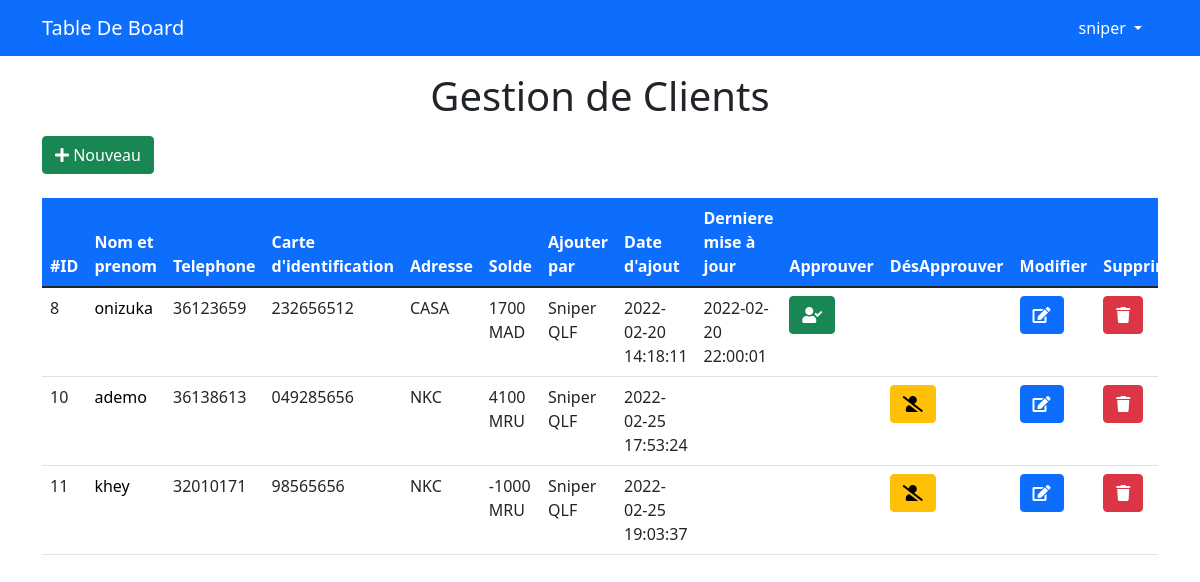
Page /admin/customers.php (signed in) on the earlier database version.
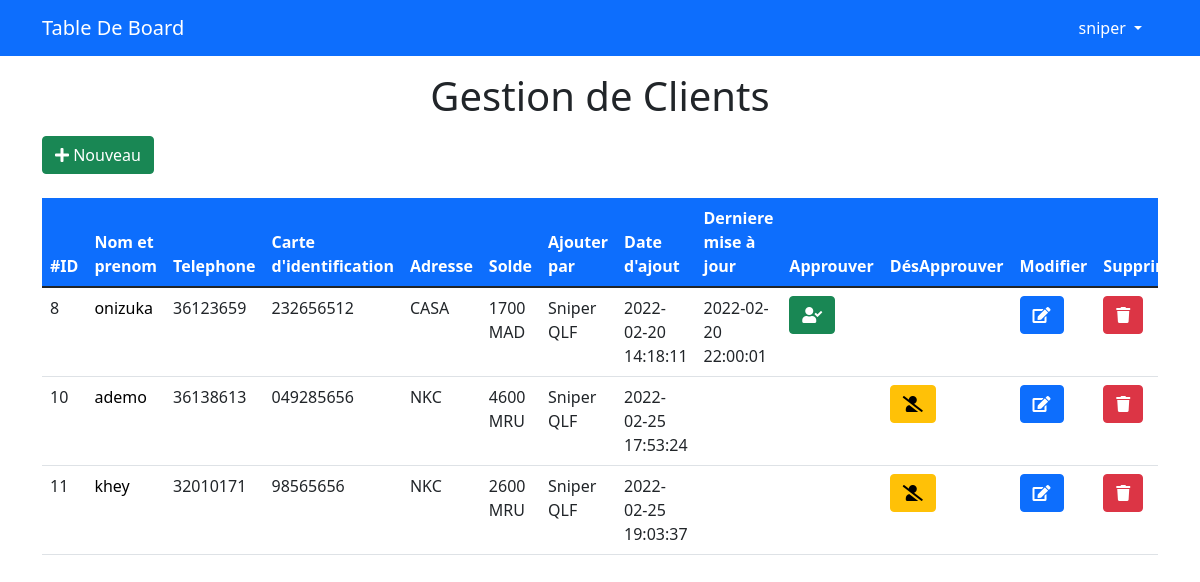
Same page on the later database version.
### tables this page shows
CREATE TABLE `zzcustomers` (
  `ccID` int(11) NOT NULL,
  `ccFullName` varchar(255) NOT NULL,
  `ccCellphone` varchar(255) NOT NULL,
  `ccCarteID` varchar(255) NOT NULL,
  `ccAddress` int(11) NOT NULL,
  `ccSolde` double(10,3) NOT NULL,
  `ccAddBy` int(11) NOT NULL,
  `ccApprove` int(11) NOT NULL DEFAULT 0,
  `ccAddAt` datetime NOT NULL,
  `ccUpdateAt` varchar(255) NOT NULL
);

CREATE TABLE `branchs` (
  `bbid` int(11) NOT NULL,
  `bbBrancheName` varchar(255) NOT NULL,
  `bbCaissier` int(11) NOT NULL,
  `bbLocation` varchar(255) NOT NULL,
  `bbBalance` double NOT NULL,
  `bbCurrencyType` int(11) NOT NULL,
  `bbDate` datetime NOT NULL
);

CREATE TABLE `rates` (
  `idRR` int(11) NOT NULL,
  `nameRR` varchar(255) NOT NULL,
  `currencyRR` varchar(255) NOT NULL,
  `cost_price` double NOT NULL,
  `retail_price` double NOT NULL,
  `add_at` datetime NOT NULL,
  `update_at` datetime NOT NULL
);

CREATE TABLE `zzusers` (
  `uuid` int(11) NOT NULL,
  `uuUsername` varchar(255) NOT NULL,
  `uuPassword` varchar(255) NOT NULL,
  `uuFullName` varchar(255) NOT NULL,
  `uuCellphone` bigint(20) NOT NULL,
  `uuStatus` int(11) NOT NULL DEFAULT 0
);

### admin/MVC/models/database.class.php (called while the page is built)
<?php
class Database {
    private $host   = "localhost";
    private $dbname = "exchangemgt";
    private $user   = "root";
    private $pass   = "";
    protected function connect() {
        try {
            $conn = new PDO("mysql:host={$this->host};dbname={$this->dbname}",$this->user,$this->pass);
            return $conn;
        }catch (PDOException $e) {
            echo $e->getMessage();
        }
    }
}
?>

### admin/MVC/models/Customers.class.php (called while the page is built, shortened)
<?php
class Customers extends Database {
    public function getCustomers() {
        $stmt = $this->connect()->query("SELECT * FROM zzcustomers c JOIN zzusers u ON c.ccAddBy = u.uuid");
        $stmt->execute();
        return $stmt->fetchAll();
    }
    public function getLoc($loc) {
        $stmt = $this->connect()->prepare("SELECT * FROM branchs WHERE bbid = ?");
        $stmt->execute([$loc]);
        return $stmt->fetch();
    }
    public function getCurrencyFromRates($id) {
        $stmt = $this->connect()->prepare("SELECT * FROM rates WHERE idRR =  ?");
        $stmt->execute([$id]);
        return $stmt->fetch();
    }
}
?>

### admin/includes/functions/functions.php (called while the page is built, shortened)
<?php
    function removeComma($num) {
        return ($num - (int)$num) == 0 ? (int)$num : $num;
    }

### admin/customers.php (the view, shortened to what this page needs)
<?php
    if(isset($_SESSION['username'])):
        include "init.php";
        $Customers = new Customers();
        echo "<div class='container container-500 customers'>";
        $do = isset($_GET['do']) ? htmlspecialchars($_GET['do']) : "Clients";
        if($do == "Clients"){
            echo "<h1 class='text-center mt-3 mb-3'>Gestion de Clients</h1>";
    ?>
    <button type="button" class="btn btn-success mb-2" data-bs-toggle="modal" data-bs-target="#addModal">
        <i class="fas fa-plus"></i> Nouveau
    </button>
    <div class="table-responsive">
        <table class="table">
            <thead class="thead-primary">
                <tr>
                    <th scope="col">#ID</th>
                    <th scope="col">Nom et prenom</th>
                    <th scope="col">Telephone</th>
                    <th scope="col">Carte d'identification</th>
                    <th scope="col">Adresse</th>
                    <th scope="col">Solde</th>
                    <th scope="col">Ajouter par</th>
                    <th scope="col">Date d'ajout</th>
                    <th scope="col">Derniere mise à jour</th>
                    <th scope="col">Approuver</th>
                    <th scope="col">DésApprouver</th>
                    <th scope="col">Modifier</th>
                    <th scope="col">Supprimer</th>
                </tr>
            </thead>
            <tbody>
                <?php $clients = $Customers->getCustomers(); foreach($clients as $client): ?>
                <tr>
                    <td scope="row"><?=$client['ccID'];?></td>
                    <td><a class="txt-decoration-none" href="?do=clientStats&idCust=<?=$client['ccID'];?>"><?=$client['ccFullName'];?></a></td>
                    <td><?=$client['ccCellphone'];?></td>
                    <td><?=$client['ccCarteID'];?></td>
                    <td><?=$Customers->getLoc($client['ccAddress'])['bbLocation'];?></td>
                    <td><?=removeComma($client['ccSolde']) . " ".$Customers->getCurrencyFromRates($Customers->getLoc($client['ccAddress'])['bbCurrencyType'])['currencyRR'];?></td>
                    <td><?=$client['uuFullName'];?></td>
                    <td><?=$client['ccAddAt'];?></td>
                    <td><?=$client['ccUpdateAt'];?></td>
                    <td>
                        <?php if($client['ccApprove'] == 0): ?>
                        <button type="button" class="btn btn-success btnApprove" data-bs-toggle="modal" data-bs-target="#approveModal">
                            <i class="fas fa-user-check"></i>
                        </button>
                        <?php endif; ?>
                    </td>
                    <td>
                        <?php if($client['ccApprove'] == 1): ?>
                        <button type="button" class="btn btn-warning btnDesApprove" data-bs-toggle="modal" data-bs-target="#desapproveModal">
                            <i class="fas fa-user-slash"></i>
                        </button>
                        <?php endif; ?>
                    </td>
                    <td>
                        <button type="button" class="btn btn-primary btnEditClient" data-bs-toggle="modal" data-bs-target="#editModal">
                            <i class="fas fa-edit"></i>
                        </button>
                    </td>
                    <td>
                        <button type="button" class="btn btn-danger btnDeleteClient" data-bs-toggle="modal" data-bs-target="#deleteModal">
                            <i class="fas fa-trash"></i>
                        </button>
                    </td>
                </tr>
                <?php endforeach;?>
            </tbody>
        </table>
    </div>
    <?php
    }
        echo "</div>";
        include $tpl . "footer.php";
    else:
        header("Location: index.php");
    endif;
?>

Differences in the rows shown:
changed zzcustomers "ademo": ccSolde "4100" → "4600"
changed zzcustomers "khey": ccSolde "-1000" → "2600"
